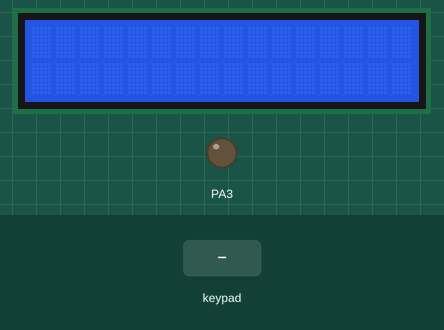
The program below on a simulated ATmega32, built with avr-gcc and emulated at 1 MHz. On the bench: 16×2 character LCD, output pins drawn as LEDs (lit = HIGH). Wiring (inferred from the signals the program sends): 4×4 keypad with keys 7 8 9 / 4 5 6 * 1 2 3 - C 0 = +: rows PC0, PC1, PC2, PC3; columns PC4, PC5, PC6, PC7. Wiring (inferred from the names in the program): character LCD (HD44780): RS PA0; R/W PA1; E PA2; data PA4, PA5, PA6, PA7. Inputs (shaded band) come from the test bench. Pins used as bus, display or sensor lines are not drawn.

Above: at 1.2 s.
1.3 s: keypad keys 7 + 5 = pressed 0.4 s apart
At 4.0 s:
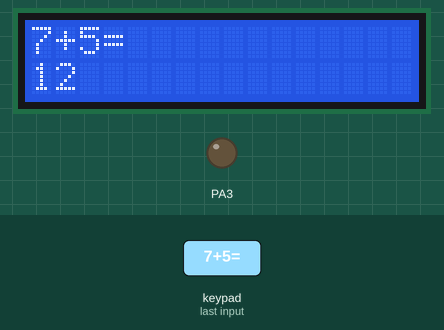
4.4 s: key '/' pressed
6.0 s: keypad keys 6 * 7 = pressed 0.4 s apart
At 8.1 s:
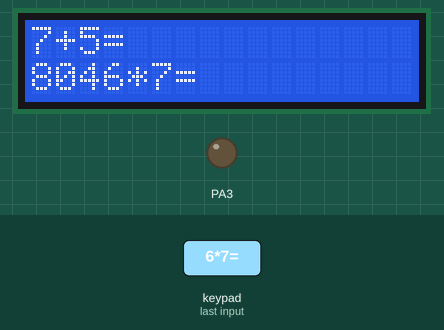
9.1 s: key '*' pressed
At 10.4 s:
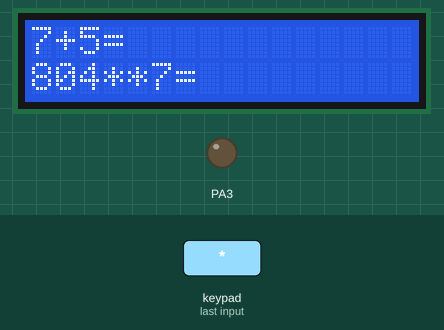
10.7 s: keypad keys 8 / 2 = pressed 0.4 s apart
At 12.4 s:
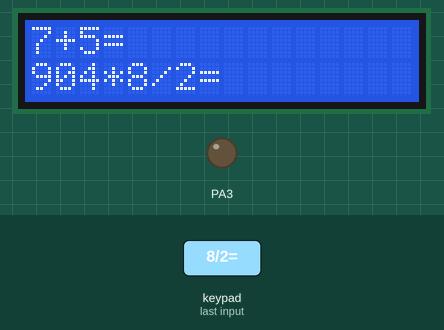
13.8 s: key '=' pressed
At 14.9 s:
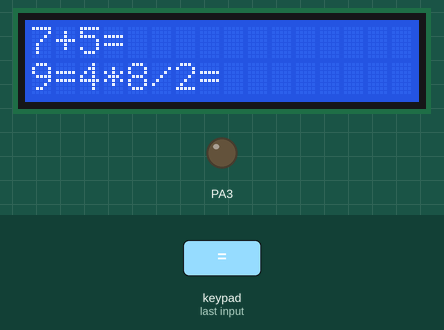
Timing chart, 0 to 16.4 s (numbered marks = the images above; inputs shaded):
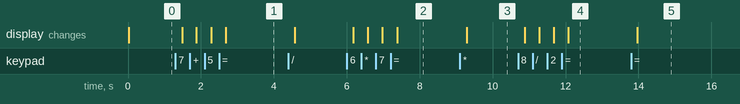

The program:

main.c
```c
#define F_CPU 1000000UL
#include <avr/io.h>
#include <util/delay.h>
#include <stdlib.h>

#define LCD_Dir  DDRA
#define LCD_Port PORTA
#define RS PA0
#define RW PA1
#define EN PA2

void LCD_Command(unsigned char cmnd) {
	LCD_Port = (LCD_Port & 0x0F) | (cmnd & 0xF0);
	LCD_Port &= ~(1 << RS);
	LCD_Port &= ~(1 << RW);
	LCD_Port |= (1 << EN);
	_delay_us(1);
	LCD_Port &= ~(1 << EN);
	_delay_us(200);
	LCD_Port = (LCD_Port & 0x0F) | (cmnd << 4);
	LCD_Port |= (1 << EN);
	_delay_us(1);
	LCD_Port &= ~(1 << EN);
	_delay_ms(2);
}

void LCD_Char(unsigned char data) {
	LCD_Port = (LCD_Port & 0x0F) | (data & 0xF0);
	LCD_Port |= (1 << RS);
	LCD_Port &= ~(1 << RW);
	LCD_Port |= (1 << EN);
	_delay_us(1);
	LCD_Port &= ~(1 << EN);
	_delay_us(200);
	LCD_Port = (LCD_Port & 0x0F) | (data << 4);
	LCD_Port |= (1 << EN);
	_delay_us(1);
	LCD_Port &= ~(1 << EN);
	_delay_ms(2);
}

void LCD_Init() {
	LCD_Dir = 0xFF;
	_delay_ms(20);
	LCD_Command(0x02);
	LCD_Command(0x28);
	LCD_Command(0x0C);
	LCD_Command(0x06);
	LCD_Command(0x01);
	_delay_ms(2);
}

void LCD_String(char *str) {
	while (*str) LCD_Char(*str++);
}

void LCD_Clear() {
	LCD_Command(0x01);
	_delay_ms(2);
}

void LCD_SetCursor(unsigned char row, unsigned char pos) {
	if(row == 1)
	LCD_Command(0x80 + pos);
	else if(row == 2)
	LCD_Command(0xC0 + pos);
}

char keypad[4][4] = {
	{'7','8','9','/'},
	{'4','5','6','*'},
	{'1','2','3','-'},
	{'C','0','=','+'}
};

char get_key() {
	DDRC = 0xF0;
	PORTC = 0xFF;
	while (1) {
		for (int c = 0; c < 4; c++) {
			PORTC = ~(1 << (c + 4));
			_delay_ms(5);
			for (int r = 0; r < 4; r++) {
				if (!(PINC & (1 << r))) {
					while (!(PINC & (1 << r)));
					_delay_ms(20);
					return keypad[r][c];
				}
			}
		}
	}
}

int main() {
	char key, str[16];
	long num1 = 0, num2 = 0, result = 0;
	char op = 0;
	uint8_t step = 0;

	LCD_Init();
	LCD_Clear();

	while (1) {
		key = get_key();
		if (key >= '0' && key <= '9') {
			LCD_Char(key);
			if (step == 0)
			num1 = num1 * 10 + (key - '0');
			else
			num2 = num2 * 10 + (key - '0');
			} else if (key == '+' || key == '-' || key == '*' || key == '/') {
			LCD_Char(key);
			op = key;
			step = 1;
			} else if (key == '=') {
			LCD_Char(key);
			if (op == '+') result = num1 + num2;
			else if (op == '-') result = num1 - num2;
			else if (op == '*') result = num1 * num2;
			else if (op == '/' && num2 != 0) result = num1 / num2;
			itoa(result, str, 10);
			LCD_SetCursor(2, 0);
			LCD_String(str);
			num1 = result;
			num2 = 0;
			step = 1;
			} else if (key == 'C') {
			num1 = 0;
			num2 = 0;
			result = 0;
			step = 0;
			op = 0;
			LCD_Clear();
		}
	}
}
```

Measured:
- after the input at 1.3 s, the display: first changes after 0.18 s (image 1 shows a later state)
- after the input at 6.0 s, the display: first changes after 0.17 s (image 2 shows a later state)
- after the input at 9.1 s, the display: changes after 0.18 s (image 3)
- after the input at 10.7 s, the display: first changes after 0.18 s (image 4 shows a later state)
- after the input at 13.8 s, the display: changes after 0.17 s (image 5)
